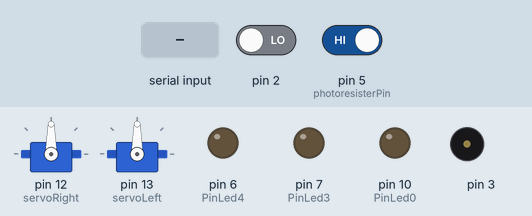
This sketch was run on a simulated Arduino Uno, built with avr-gcc and run on an emulated ATmega328P. On the bench: 2 × servo, output pins drawn as LEDs (lit = HIGH), buzzer (waves = sounding). Inputs (shaded band) come from the test bench; at power-on: pin 5 (photoresisterPin) HIGH, pin 2 LOW. What the sketch prints to the serial monitor is not drawn.

Above: at 1.2 s.
1.3 s: "B" received over the second serial link
At 1.8 s:
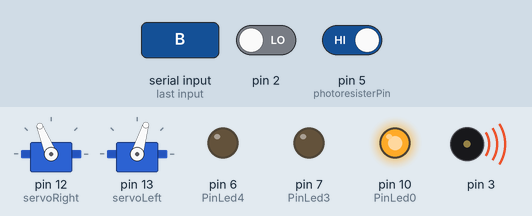
2.8 s: "F" received over the second serial link
At 3.4 s:
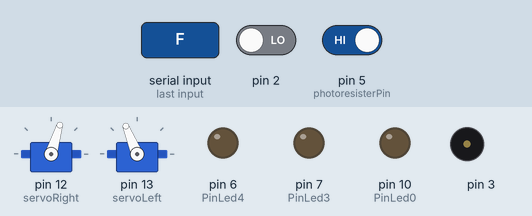
4.3 s: pin 5 (photoresisterPin) driven LOW
At 5.0 s:
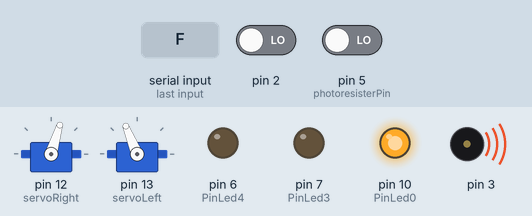
5.8 s: "L" received over the second serial link
At 6.6 s:
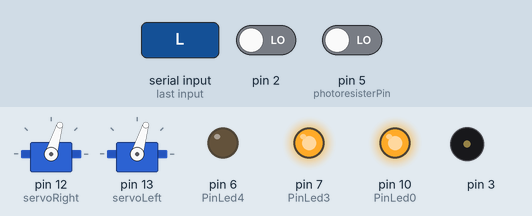
7.3 s: "R" received over the second serial link
At 8.1 s:
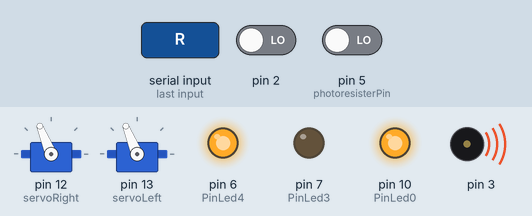
8.8 s: "I" received over the second serial link
At 9.7 s:
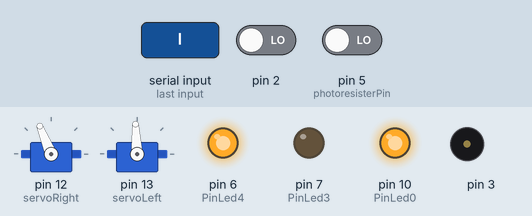
Timing chart, 0 to 11.3 s (numbered marks = the images above; inputs shaded):
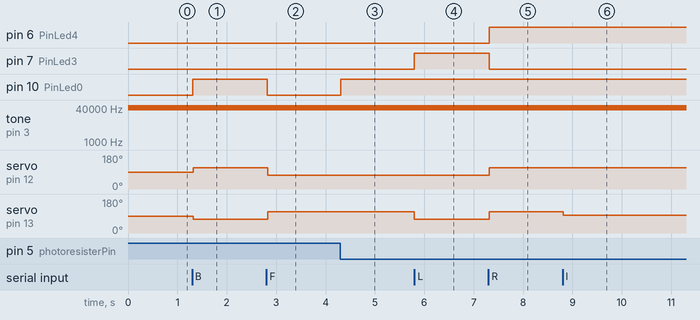

The sketch:

Car_arduino.ino
```cpp
//*************************************************************** 使用藍芽控制ABB Car
#include<Servo.h>               //引用Servo Libary
#include <SoftwareSerial.h>      //引用藍芽相關 Libary
Servo servoRight;               //定義伺服馬達右邊輪子
Servo servoLeft;                //定義伺服馬達左邊輪子
SoftwareSerial BT(8, 9);         //接收腳(RX), 傳送腳(TX)
char val;                       //設定字元，用於接收資料的變數

//int PinLed1=11;               //設定左前LED
//int PinLed2=10;               //設定右前LED
int PinLed0=10;                 //設定前LED
int PinLed3=7;                  //設定左後LED
int PinLed4=6;                  //設定右後LED
int photoresisterPin=5;         //設定光敏電阻
int light_on;
int light_press=1;/////////////////////////////////
int BeepPin=4;                  //設定蜂鳴器

void setup()
{
  servoRight.attach(12);            //右輪連結servo的12腳
  servoLeft.attach(13);             //左輪連結servo的13腳
  Serial.begin(9600);               //設定鮑率為9600
  BT.begin(9600);                  //設定藍牙模組的連線速率
  pinMode(PinLed0,OUTPUT);         //設定前LED輸出腳位
  pinMode(PinLed3,OUTPUT);         //設定左後LED輸出腳位
  pinMode(PinLed4,OUTPUT);         //設定右後LED輸出腳位
  pinMode(photoresisterPin,INPUT); //設定光敏電阻

  pinMode(2,INPUT);pinMode(3,OUTPUT);
  tone(BeepPin,3000,1000);         //tone(腳位,頻率,時間)
}

void loop()
  {
     //LED
    light_on=digitalRead(photoresisterPin);

    if (light_press==1)
      {
      if(light_on==0)                   //前方LED燈開
        {
          //digitalWrite(PinLed1,HIGH);
          //digitalWrite(PinLed2,HIGH);
          digitalWrite(PinLed0,HIGH);
         // Serial.println("light_on");
        }
      else if(light_on==1)              //前方LED燈關
        {
           //digitalWrite(PinLed1,LOW);
           //digitalWrite(PinLed2,LOW);
           digitalWrite(PinLed0,LOW);
           //Serial.println("light_off");
        }
      }
    else
      digitalWrite(PinLed0,HIGH);


    //red-LED
    int irLED=irDetect(3,2,41500);
    Serial.println(irLED);


    //偵測到藍芽
    if (BT.available())
    {
    val = BT.read();        //讀取藍芽的值
    Serial.println(val);    //顯示藍芽的值

    //控制車子方向
    if(val=='B')
    {
      Serial.println(" Forward");
      forward();
      digitalWrite(PinLed3,LOW);
      digitalWrite(PinLed4,LOW);

      light_press=0;///////////////////
    }
    else if(val=='F')
    {
      Serial.println("Backward");
      backWard();
      digitalWrite(PinLed3,LOW);
      digitalWrite(PinLed4,LOW);

      light_press=1;///////////////////
    }
    else if(val=='L')
    {
      Serial.println("Left");
      turnLeft();
      digitalWrite(PinLed3,HIGH);
      digitalWrite(PinLed4,LOW);
    }
    else if(val=='R')
    {
      Serial.println("Right");
      turnRight();
      digitalWrite(PinLed3,LOW);
      digitalWrite(PinLed4,HIGH);
    }
    else if(val=='I')
    {
      Serial.println("RightUp");
      turnRightUp();
      digitalWrite(PinLed3,LOW);
      digitalWrite(PinLed4,HIGH);
    }
    else if(val=='G')
    {
      Serial.println("LeftUp");
      turnLeftUp();
      digitalWrite(PinLed3,HIGH);
      digitalWrite(PinLed4,LOW);
    }
    else if(val=='J')
    {
      Serial.println("RightDown");
      turnRightDown();
    }
    else if(val=='H')
    {
      Serial.println("LeftDown");
      turnLeftDown();
    }
    else
    {
      bestop();
      digitalWrite(PinLed3,LOW);
      digitalWrite(PinLed4,LOW);
    }


    //////////////////////////////////////////
    //蜂鳴器
    if(val=='V')
    {
      tone(BeepPin,3000,90000);
    }
    else if (val=='v')
    {
      noTone(BeepPin);
    }
    //////////////////////////////////////////
    }
  }


//redLED
int irDetect(int irLedPin,int irReceiverPin,long frequency)
{
  tone(irLedPin,frequency,8);
  delay(10);
  int ir=digitalRead(irReceiverPin);
  delay(10);
  return ir;
}
//control
int forward(){                              //前進
  servoRight.writeMicroseconds(1700);
  servoLeft.writeMicroseconds(1300);
}
int turnLeft(){                               //左
  servoRight.writeMicroseconds(1300);
  servoLeft.writeMicroseconds(1300);
}
int turnLeftUp(){                             //左上
  servoRight.writeMicroseconds(1500);
  servoLeft.writeMicroseconds(1300);
}
int turnLeftDown(){                           //左下
  servoRight.writeMicroseconds(1500);
  servoLeft.writeMicroseconds(1700);
}
int turnRight(){                              //右
  servoRight.writeMicroseconds(1700);
  servoLeft.writeMicroseconds(1700);
}
int turnRightUp(){                            //右上
  servoRight.writeMicroseconds(1700);
  servoLeft.writeMicroseconds(1500);
}
int turnRightDown(){                          //右下
  servoRight.writeMicroseconds(1300);
  servoLeft.writeMicroseconds(1500);
}
int backWard(){                               //後退
  servoRight.writeMicroseconds(1300);
  servoLeft.writeMicroseconds(1700);
}
int bestop(){                                 //停止
  servoRight.writeMicroseconds(1500);
  servoLeft.writeMicroseconds(1500);
}
```

Measured:
- after the input at 1.3 s, pin 10 (PinLed0): LOW → HIGH at once; servo on pin 12 (servoRight): 90° → 112° at once; servo on pin 13 (servoLeft): 90° → 73° at once
- after the input at 2.8 s, pin 10 (PinLed0): HIGH → LOW at once; servo on pin 12 (servoRight): 112° → 73° at once; servo on pin 13 (servoLeft): 73° → 112° at once
- after the input at 4.3 s, pin 10 (PinLed0): LOW → HIGH at once
- after the input at 5.8 s, pin 7 (PinLed3): LOW → HIGH at once; servo on pin 13 (servoLeft): 112° → 73° at once
- after the input at 7.3 s, pin 6 (PinLed4): LOW → HIGH at once; pin 7 (PinLed3): HIGH → LOW at once; servo on pin 12 (servoRight), servo on pin 13 (servoLeft): 73° → 112° at once
- after the input at 8.8 s, servo on pin 13 (servoLeft): 112° → 93° at once
- by itself, tone on pin 3: alternates 41500 Hz for 0.01 s and silent for 0.01 s
